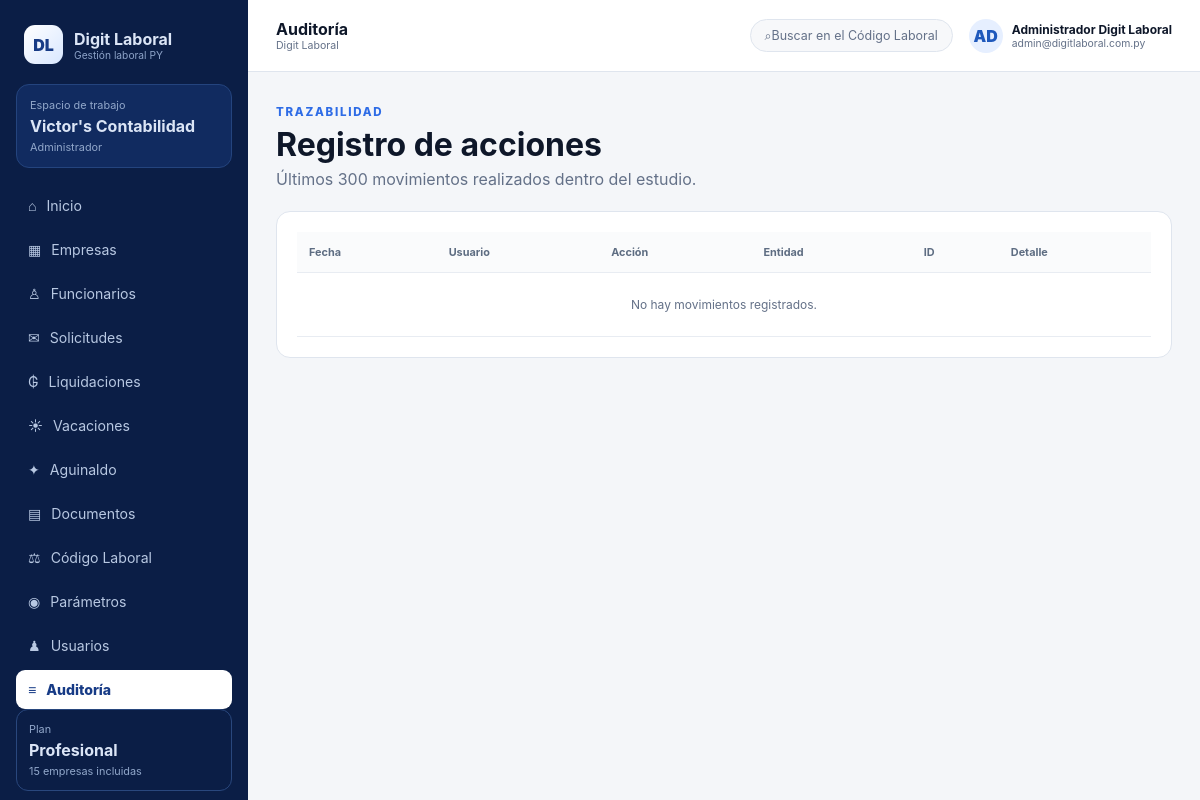
The app's page /app/audit (signed in) with its own data.
### app/models.py (models this page shows)
class Studio(Base):
    __tablename__ = "studios"
    id: Mapped[int] = mapped_column(primary_key=True)
    name: Mapped[str] = mapped_column(String(180), unique=True)
    ruc: Mapped[str] = mapped_column(String(40), default="")
    phone: Mapped[str] = mapped_column(String(60), default="")
    plan_name: Mapped[str] = mapped_column(String(80), default="Profesional")
    company_limit: Mapped[int] = mapped_column(Integer, default=15)
    active: Mapped[bool] = mapped_column(Boolean, default=True)
    payment_status: Mapped[str] = mapped_column(String(30), default="Activo")
    next_payment_at: Mapped[Optional[date]] = mapped_column(Date, nullable=True)
    created_at: Mapped[datetime] = mapped_column(DateTime, default=lambda: datetime.now(UTC))
    users: Mapped[list["User"]] = relationship(back_populates="studio")
    companies: Mapped[list["Company"]] = relationship(back_populates="studio", cascade="all, delete-orphan")

class User(Base):
    __tablename__ = "users"
    id: Mapped[int] = mapped_column(primary_key=True)
    studio_id: Mapped[Optional[int]] = mapped_column(ForeignKey("studios.id"), nullable=True, index=True)
    company_id: Mapped[Optional[int]] = mapped_column(ForeignKey("companies.id"), nullable=True, index=True)
    full_name: Mapped[str] = mapped_column(String(160))
    email: Mapped[str] = mapped_column(String(180), unique=True, index=True)
    password_hash: Mapped[str] = mapped_column(String(300))
    role: Mapped[str] = mapped_column(String(40), default="auxiliar")
    active: Mapped[bool] = mapped_column(Boolean, default=True)
    must_change_password: Mapped[bool] = mapped_column(Boolean, default=True)
    last_login_at: Mapped[Optional[datetime]] = mapped_column(DateTime, nullable=True)
    created_at: Mapped[datetime] = mapped_column(DateTime, default=lambda: datetime.now(UTC))
    studio: Mapped[Optional[Studio]] = relationship(back_populates="users")
    company: Mapped[Optional["Company"]] = relationship(back_populates="users")

### app/main.py (the view)
@app.get("/app/audit", response_class=HTMLResponse)
def audit_page(request: Request, user: User = Depends(require_roles("administrador")), db: Session = Depends(get_db)):
    logs = list(db.scalars(select(AuditLog).where(AuditLog.studio_id == user.studio_id).order_by(AuditLog.created_at.desc()).limit(300)))
    return render(request, "audit.html", db, user, logs=logs)

### app/templates/audit.html (shortened to what this page needs)
{% extends "base.html" %}
{% block page_name %}Auditoría{% endblock %}
{% block content %}
<div class="page-header"><div><span class="eyebrow">TRAZABILIDAD</span><h1>Registro de acciones</h1><p>Últimos 300 movimientos realizados dentro del estudio.</p></div></div>
<section class="panel table-panel"><div class="table-wrap"><table><thead><tr><th>Fecha</th><th>Usuario</th><th>Acción</th><th>Entidad</th><th>ID</th><th>Detalle</th></tr></thead><tbody>{% for item in logs %}<tr><td>{{ item.created_at.strftime('%d/%m/%Y %H:%M') }}</td><td>{{ item.user_email }}</td><td><b>{{ item.action }}</b></td><td>{{ item.entity }}</td><td>{{ item.entity_id or '—' }}</td><td>{{ item.detail or '—' }}</td></tr>{% else %}<tr><td colspan="6" class="empty-state">No hay movimientos registrados.</td></tr>{% endfor %}</tbody></table></div></section>
{% endblock %}

### app/templates/base.html (shortened to what this page needs)
<!doctype html>
<html lang="es">
<head>
  <link rel="stylesheet" href="{{ url_for('static', path='app.css') }}">
</head>
<body class="{% if user %}app-body{% else %}public-body{% endif %}">
{% if user %}
  <aside class="sidebar" id="sidebar">
    <a class="brand" href="{{ '/admin' if user.role == 'superadmin' else '/app' }}">
      <span class="brand-mark">DL</span>
      <span><strong>Digit Laboral</strong><small>Gestión laboral PY</small></span>
    </a>
    <div class="workspace-card">
      <span>Espacio de trabajo</span>
      <strong>{% if user.role == 'superadmin' %}Administración general{% elif studio %}{{ studio.name }}{% else %}Empresa vinculada{% endif %}</strong>
      <small>{{ user.role|replace('superadmin','Administrador general')|capitalize }}</small>
    </div>
    <nav class="side-nav">
      {% if user.role == 'superadmin' %}
        <a class="{{ 'active' if active_path.startswith('/admin') else '' }}" href="/admin"><span>⌂</span>Administración</a>
      {% else %}
        <a class="{{ 'active' if active_path == '/app' else '' }}" href="/app"><span>⌂</span>Inicio</a>
        <a class="{{ 'active' if active_path.startswith('/app/companies') else '' }}" href="/app/companies"><span>▦</span>Empresas</a>
        <a class="{{ 'active' if active_path.startswith('/app/employees') else '' }}" href="/app/employees"><span>♙</span>Funcionarios</a>
        <a class="{{ 'active' if active_path.startswith('/app/requests') else '' }}" href="/app/requests"><span>✉</span>Solicitudes</a>
        <a class="{{ 'active' if active_path.startswith('/app/payrolls') else '' }}" href="/app/payrolls"><span>₲</span>Liquidaciones</a>
        <a class="{{ 'active' if active_path.startswith('/app/vacations') else '' }}" href="/app/vacations"><span>☀</span>Vacaciones</a>
        <a class="{{ 'active' if active_path.startswith('/app/aguinaldo') else '' }}" href="/app/aguinaldo"><span>✦</span>Aguinaldo</a>
        <a class="{{ 'active' if active_path.startswith('/app/documents') else '' }}" href="/app/documents"><span>▤</span>Documentos</a>
        <a class="{{ 'active' if active_path.startswith('/app/labor-code') else '' }}" href="/app/labor-code"><span>⚖</span>Código Laboral</a>
        <a class="{{ 'active' if active_path.startswith('/app/parameters') else '' }}" href="/app/parameters"><span>◉</span>Parámetros</a>
        {% if user.role == 'administrador' %}
          <a class="{{ 'active' if active_path.startswith('/app/users') else '' }}" href="/app/users"><span>♟</span>Usuarios</a>
          <a class="{{ 'active' if active_path.startswith('/app/audit') else '' }}" href="/app/audit"><span>≡</span>Auditoría</a>
        {% endif %}
      {% endif %}
    </nav>
    <div class="sidebar-bottom">
      {% if studio %}<div class="plan-box"><span>Plan</span><strong>{{ studio.plan_name }}</strong><small>{{ studio.company_limit }} empresas incluidas</small></div>{% endif %}
    </div>
  </aside>
  <div class="app-shell">
    <header class="topbar">
      <div class="topbar-title"><strong>{% block page_name %}Panel{% endblock %}</strong><small>Digit Laboral</small></div>
      <div class="top-actions">
        {% if user.role != 'superadmin' %}<a class="global-search" href="/app/labor-code"><span>⌕</span><span>Buscar en el Código Laboral</span></a>{% endif %}
        <div class="user-chip"><span class="avatar">{{ user.full_name[:2]|upper }}</span><span><b>{{ user.full_name }}</b><small>{{ user.email }}</small></span></div>
      </div>
    </header>
    <main class="main-content">{% block content %}{% endblock %}</main>
  </div>
{% else %}
  {% block public_content %}{% endblock %}
{% endif %}
</body>
</html>

### app/static/app.css (style rules this page uses)
:root { --navy:#0b1f48;--blue:#173b86;--bright:#2e6ce6;--sky:#eaf2ff;--ink:#0e1729;--muted:#647188;--line:#dfe5ee;--soft:#f5f7fa;--white:#fff;--green:#14a478;--orange:#f47c36;--violet:#6b43d6;--danger:#c43c3c;--shadow:0 16px 40px rgba(21,42,86,.10) }
* { box-sizing:border-box }
html { scroll-behavior:smooth }
body { margin:0;font-family:Inter,ui-sans-serif,system-ui,-apple-system,"Segoe UI",sans-serif;color:var(--ink);background:var(--soft) }
a { text-decoration:none;color:inherit }
.eyebrow { font-size:.72rem;letter-spacing:.15em;font-weight:850;color:var(--bright) }
.app-body { background:#f4f6f9 }
.sidebar { position:fixed;left:0;top:0;bottom:0;width:248px;background:#0b1e46;color:#dbe5f6;padding:20px 16px;display:flex;flex-direction:column;z-index:40 }
.brand { display:flex;align-items:center;gap:11px;padding:5px 8px 20px }
.brand-mark { width:39px;height:39px;border-radius:11px;background:linear-gradient(135deg,#fff,#d8e7ff);color:#173b86;display:grid;place-items:center;font-weight:900 }
.brand span:last-child { display:flex;flex-direction:column }
.brand small { color:#8da3c8;font-size:.64rem }
.workspace-card { background:#112b60;border:1px solid #24447e;border-radius:13px;padding:13px;margin-bottom:18px;display:grid;gap:4px }
.workspace-card span,.workspace-card small,.plan-box span,.plan-box small { font-size:.68rem;color:#91a7ca }
.side-nav { display:grid;gap:5px }
.side-nav a { padding:11px 12px;border-radius:9px;display:flex;gap:10px;align-items:center;font-size:.88rem;color:#b8c8e2 }
.side-nav a:hover,.side-nav a.active { background:#fff;color:#173b86;font-weight:800 }
.sidebar-bottom { margin-top:auto;display:grid;gap:12px }
.plan-box { border:1px solid #29477d;border-radius:12px;padding:12px;display:grid;gap:4px }
.app-shell { margin-left:248px;min-height:100vh }
.topbar { height:72px;background:#fff;border-bottom:1px solid var(--line);display:flex;align-items:center;justify-content:space-between;padding:0 28px;position:sticky;top:0;z-index:25 }
.topbar-title { display:flex;flex-direction:column }
.topbar-title small { color:var(--muted);font-size:.66rem }
.top-actions { display:flex;align-items:center;gap:16px }
.global-search { border:1px solid var(--line);background:#f7f8fa;border-radius:20px;padding:8px 14px;color:var(--muted);font-size:.78rem }
.user-chip { display:flex;align-items:center;gap:9px }
.user-chip>span:last-child { display:flex;flex-direction:column;font-size:.75rem }
.user-chip small { color:var(--muted);font-size:.65rem }
.avatar { width:34px;height:34px;border-radius:50%;background:#e6efff;color:#1f59bc;display:grid;place-items:center;font-weight:900 }
.main-content { padding:28px;max-width:1500px;margin:auto }
.panel { background:#fff;border:1px solid var(--line);border-radius:14px;padding:20px }
.page-header { display:flex;align-items:flex-end;justify-content:space-between;margin-bottom:22px }
.page-header h1 { font-size:2rem;margin:.3rem 0 }
.page-header p { margin:0;color:var(--muted) }
.table-panel { margin-top:18px }
.table-wrap { overflow:auto }
table { width:100%;border-collapse:collapse;min-width:780px }
th,td { text-align:left;border-bottom:1px solid #e8ecf2;padding:13px 12px;font-size:.75rem }
th { color:#5e6d82;font-size:.68rem;background:#fafbfc }
.empty-state { text-align:center;color:var(--muted);padding:24px }

### records on screen
Studio: name "Victor's Contabilidad", plan_name "Profesional", company_limit "15"
User: role "Administrador", full_name "AD", full_name "Administrador Digit Laboral", email "admin@digitlaboral.com.py"
